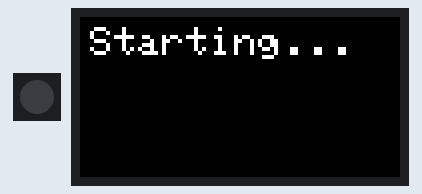
Bench run of a sketch on a simulated ESP32-S3. On the bench: 1 RGB LEDs in strip order, left to right, 160×80 colour display.

Above: at 0.2 s.
At 1.1 s:
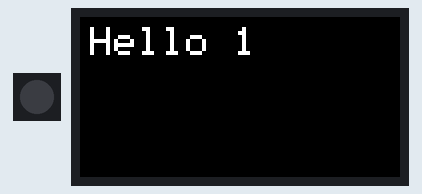
At 10.1 s:
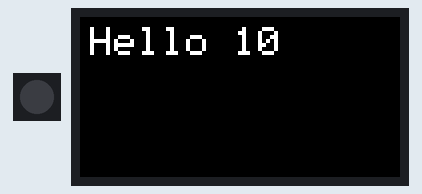
At 20.1 s:
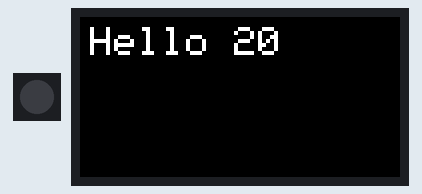
At 29.1 s:
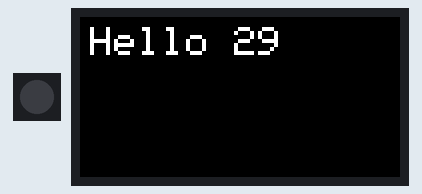
At 39.1 s:
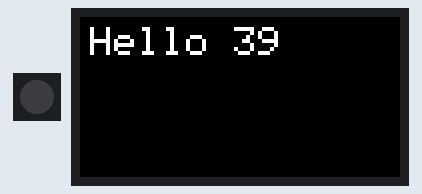

The sketch:

TftLED1.ino
```cpp
// Settings from - https://github.com/Xinyuan-LilyGO/T-Dongle-S3/blob/main/example/ESP-IDF/main/main.cpp
// arduino-cli lib install "LovyanGFX"@1.2.0
// arduino-cli core install esp32:esp32@2.0.14 //Works
// arduino-cli core install esp32:esp32@2.0.15 //Works
// arduino-cli core install esp32:esp32@2.0.16 //Works (LED stays on appears to keep LED last state)
// arduino-cli core install esp32:esp32@2.0.17 //Works (LED stays on appears to keep LED last state)
// arduino-cli core install esp32:esp32@3.0.7 //Works with LovyanGFX only not LED (LED stays on appears to keep LED last state)
#define FASTLED_INTERNAL
#include <FastLED.h>
#include <LovyanGFX.hpp>

// Define LED pins for LILYGO T-Dongle-S3
#define LED_DI_PIN 40 // Data Input Pin
#define LED_CI_PIN 39 // Clock Input Pin

// Number of LEDs
#define NUM_LEDS 1

// Create an LED array
CRGB leds[NUM_LEDS];

// Define the display configuration for LILYGO T-Dongle-S3
class LGFX_LiLyGo_TDongleS3 : public lgfx::LGFX_Device
{
  lgfx::Panel_ST7735S _panel_instance;
  lgfx::Bus_SPI _bus_instance;
  lgfx::Light_PWM _light_instance;

public:
  LGFX_LiLyGo_TDongleS3(void)
  {
    // SPI bus configuration
    auto cfg = _bus_instance.config();
    cfg.spi_host = SPI3_HOST;  // SPI3 for ESP32-S3
    cfg.spi_mode = 0;          // SPI mode 0
    cfg.freq_write = 27000000; // Write frequency
    cfg.freq_read = 16000000;  // Read frequency
    cfg.spi_3wire = true;      // 3-wire SPI
    cfg.pin_sclk = 5;          // SCLK pin
    cfg.pin_mosi = 3;          // MOSI pin
    cfg.pin_dc = 2;            // DC pin
    cfg.pin_miso = -1;         // No MISO pin
    _bus_instance.config(cfg);
    _panel_instance.setBus(&_bus_instance);

    // Panel configuration
    auto panel_cfg = _panel_instance.config();
    panel_cfg.pin_cs = 4;         // CS pin
    panel_cfg.pin_rst = 1;        // RST pin
    panel_cfg.panel_width = 80;   // Display width
    panel_cfg.panel_height = 160; // Display height
    panel_cfg.offset_x = 26;      // X offset
    panel_cfg.offset_y = 1;       // Y offset
    panel_cfg.invert = true;      // Invert colors
    _panel_instance.config(panel_cfg);

    // Backlight configuration
    auto light_cfg = _light_instance.config();
    light_cfg.pin_bl = 38;     // Backlight pin
    light_cfg.invert = true;   // Inverted brightness
    light_cfg.freq = 12000;    // PWM frequency
    light_cfg.pwm_channel = 7; // PWM channel
    _light_instance.config(light_cfg);
    _panel_instance.setLight(&_light_instance);

    setPanel(&_panel_instance); // Attach the panel
  }
};

// Create an instance of the display
LGFX_LiLyGo_TDongleS3 lcd;

void setup()
{
  FastLED.addLeds<APA102, LED_DI_PIN, LED_CI_PIN, BGR>(leds, NUM_LEDS);
  FastLED.setBrightness(255);
  leds[0] = CRGB::Black;
  FastLED.show(); // Initialize all LEDs to off

  lcd.init();
  lcd.setBrightness(128);

  // Rotate the entire display
  lcd.setRotation(1);
  lcd.fillScreen(TFT_BLACK);

  // Draw initial text
  lcd.setTextColor(TFT_WHITE, TFT_BLACK); // White text on black background
  lcd.setTextSize(2);                     // Text size
  lcd.setCursor(5, 5);
  lcd.println("Starting...");
}

void loop()
{
  static int counter = 1;
  static unsigned long previousMillis = 0;
  const unsigned long interval = 1000; // 1 second

  unsigned long currentMillis = millis();

  if (currentMillis - previousMillis >= interval)
  {
    previousMillis = currentMillis;

    // Clear the previous text
    lcd.fillScreen(TFT_BLACK);

    // Display the new counter value
    lcd.setCursor(5, 5);
    lcd.printf("Hello %d", counter);

    // Increment the counter
    counter++;
  }

  /*
  leds[0] = CRGB::Purple; // Set LED to green
  FastLED.show();         // Display the color
  delay(500);             // Wait 500ms

  leds[0] = CRGB::White; // Set LED to blue
  FastLED.show();        // Display the color
  delay(500);            // Wait 500ms
  */
}
```

Measured:
- what the display in image 1 shows lasts 1.0 s, from 1.0 s to 2.0 s
